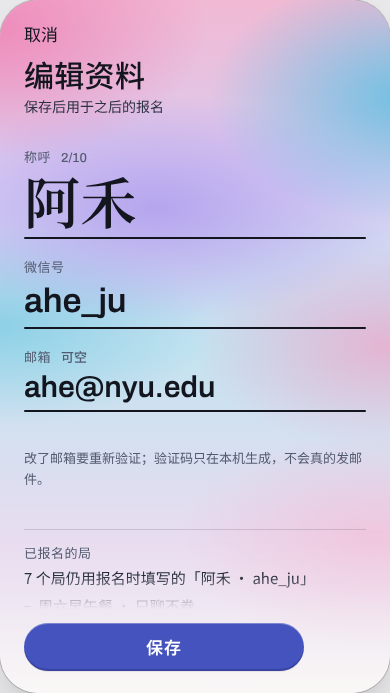
#> input picture settings-r2/evidence/lead/short-693/s-profile-edit/S01.png, 390 x 693 px, found by its file name
$ python tile.py
#> lines starting #> are read from the running program, lines starting #| are printed output that depends on the picture
import sys
from PIL import Image, ImageOps
fs=["settings-r2/evidence/lead/short-693/s-records/S01.png","settings-r2/evidence/lead/short-693/s-records/S02.png","settings-r2/evidence/lead/short-693/s-records/S03.png","settings-r2/evidence/lead/short-693/s-records/S04.png","settings-r2/evidence/lead/short-693/s-records/S05.png","settings-r2/evidence/lead/short-693/s-records/S06.png","settings-r2/evidence/lead/short-693/s-records/S07.png","settings-r2/evidence/lead/short-693/s-records/S08.png","settings-r2/evidence/lead/short-693/s-records/S09.png","settings-r2/evidence/lead/short-693/s-records/S10.png"]
ims=[Image.open(f).convert('RGB') for f in fs]
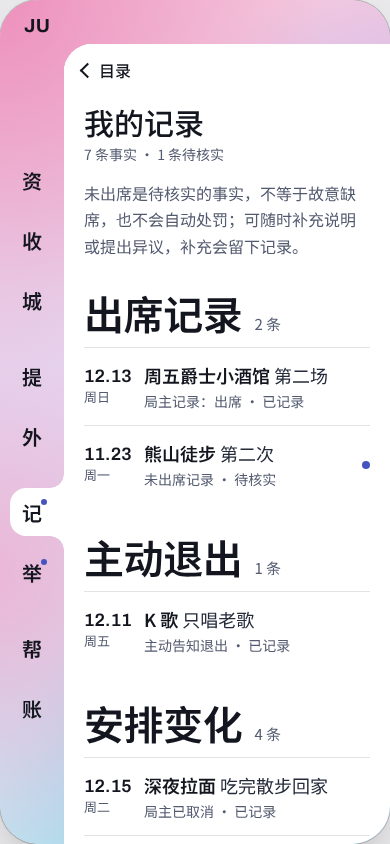
#> input picture settings-r2/evidence/lead/stage2-wip2/s-records/S02.png, 390 x 844 px, found by its file name
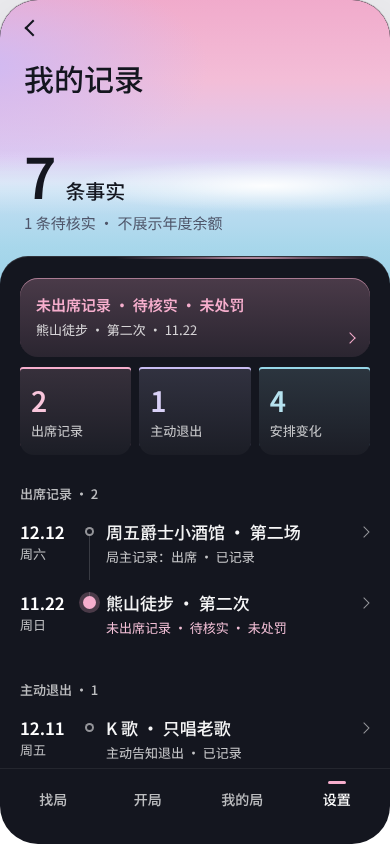
#> input picture settings-r2/evidence/lead/stage2-wip2/s-records/S03.png, 390 x 844 px, found by its file name
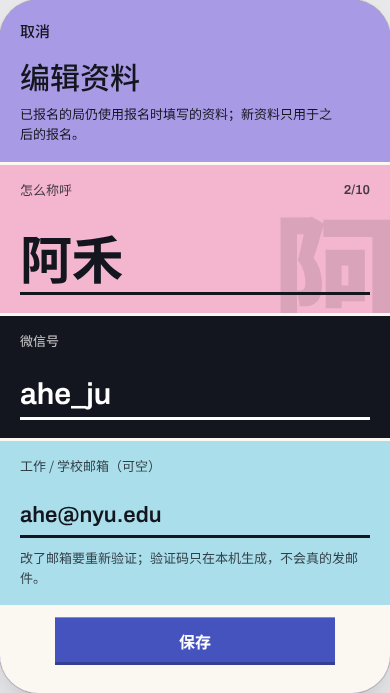
#> input picture settings-r2/evidence/lead/short-693/s-profile-edit/S04.png, 390 x 693 px, found by its file name
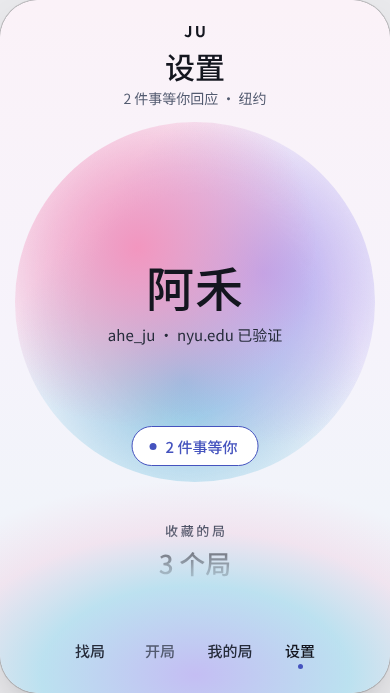
#> input picture settings-r2/evidence/lead/short-693/s-home/S05.png, 390 x 693 px, found by its file name
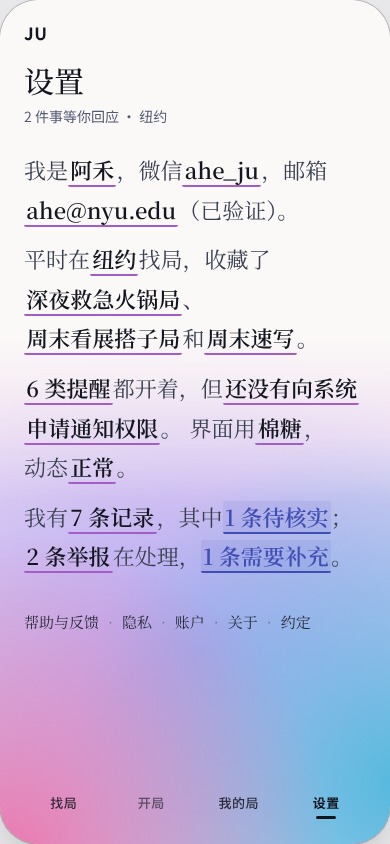
#> input picture settings-r2/evidence/lead/final/home-cotton/S06.png, 390 x 844 px, found by its file name
#> (the run stopped early here; a loop or call above may not have finished)
